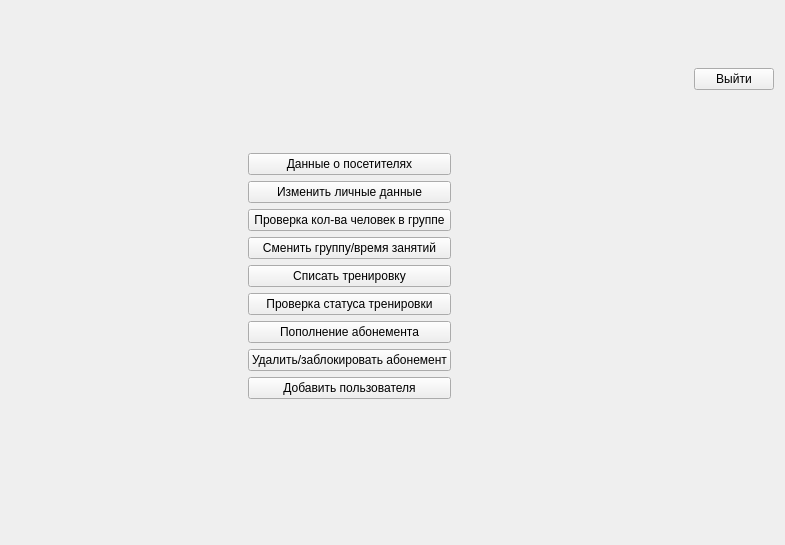
<?xml version="1.0" encoding="UTF-8"?>
<ui version="4.0">
 <class>administrator_choose</class>
 <widget class="QWidget" name="administrator_choose">
  <property name="geometry">
   <rect>
    <x>0</x>
    <y>0</y>
    <width>785</width>
    <height>545</height>
   </rect>
  </property>
  <property name="windowTitle">
   <string>Form</string>
  </property>
  <layout class="QVBoxLayout" name="verticalLayout">
   <item>
    <layout class="QGridLayout" name="gridLayout">
     <item row="7" column="1">
      <widget class="QPushButton" name="add_trains">
       <property name="text">
        <string>Пополнение абонемента</string>
       </property>
      </widget>
     </item>
     <item row="3" column="1">
      <widget class="QPushButton" name="number_of_members">
       <property name="text">
        <string>Проверка кол-ва человек в группе</string>
       </property>
      </widget>
     </item>
     <item row="8" column="1">
      <widget class="QPushButton" name="delete_or_block_card">
       <property name="text">
        <string>Удалить/заблокировать абонемент</string>
       </property>
      </widget>
     </item>
     <item row="5" column="1">
      <widget class="QPushButton" name="write_off_the_workout">
       <property name="text">
        <string>Списать тренировку</string>
       </property>
      </widget>
     </item>
     <item row="0" column="1">
      <spacer name="verticalSpacer">
       <property name="orientation">
        <enum>Qt::Vertical</enum>
       </property>
       <property name="sizeHint" stdset="0">
        <size>
         <width>20</width>
         <height>40</height>
        </size>
       </property>
      </spacer>
     </item>
     <item row="0" column="3">
      <widget class="QPushButton" name="pushButton_3">
       <property name="text">
        <string>Выйти</string>
       </property>
      </widget>
     </item>
     <item row="1" column="1">
      <widget class="QPushButton" name="pushButton">
       <property name="text">
        <string>Данные о посетителях</string>
       </property>
      </widget>
     </item>
     <item row="1" column="0">
      <spacer name="horizontalSpacer">
       <property name="orientation">
        <enum>Qt::Horizontal</enum>
       </property>
       <property name="sizeHint" stdset="0">
        <size>
         <width>40</width>
         <height>20</height>
        </size>
       </property>
      </spacer>
     </item>
     <item row="2" column="1">
      <widget class="QPushButton" name="pushButton_2">
       <property name="text">
        <string>Изменить личные данные</string>
       </property>
      </widget>
     </item>
     <item row="1" column="2">
      <spacer name="horizontalSpacer_2">
       <property name="orientation">
        <enum>Qt::Horizontal</enum>
       </property>
       <property name="sizeHint" stdset="0">
        <size>
         <width>40</width>
         <height>20</height>
        </size>
       </property>
      </spacer>
     </item>
     <item row="4" column="1">
      <widget class="QPushButton" name="change_time_or_group">
       <property name="text">
        <string>Сменить группу/время занятий</string>
       </property>
      </widget>
     </item>
     <item row="6" column="1">
      <widget class="QPushButton" name="check_status">
       <property name="text">
        <string>Проверка статуса тренировки</string>
       </property>
      </widget>
     </item>
     <item row="10" column="1">
      <spacer name="verticalSpacer_2">
       <property name="orientation">
        <enum>Qt::Vertical</enum>
       </property>
       <property name="sizeHint" stdset="0">
        <size>
         <width>20</width>
         <height>40</height>
        </size>
       </property>
      </spacer>
     </item>
     <item row="9" column="1">
      <widget class="QPushButton" name="add_user">
       <property name="text">
        <string>Добавить пользователя</string>
       </property>
      </widget>
     </item>
    </layout>
   </item>
  </layout>
 </widget>
 <resources/>
 <connections/>
</ui>
